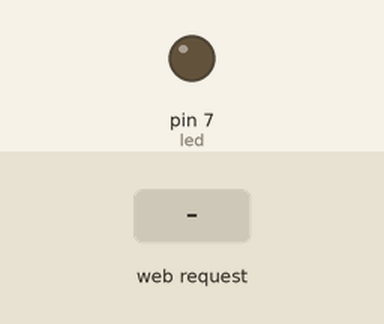
Recording of a sketch running on a simulated Arduino Uno, built for the host (arithmetic inside an expression is 32-bit, double 64-bit). On the bench: output pins drawn as LEDs (lit = HIGH). The inputs (shaded band) are chosen by the test bench.

Above: at 1.2 s.
1.3 s: HTTP request GET /?led=1 received
At 2.0 s:
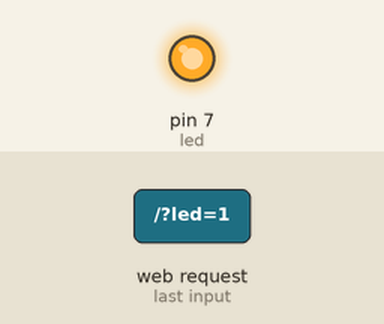
Timing chart, 0 to 4.3 s (numbered marks = the images above; inputs shaded):
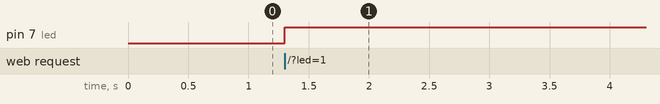

Measured:
- after the input at 1.3 s, pin 7 (led): LOW → HIGH at once

The sketch:

accensione_di_un_led_da_remoto.ino
```cpp
#include <Ethernet.h> //libreria ethernet
#include <SPI.h> //collabora con la libreria ethernet
#include <String.h> //gestione stringhe

byte mac[] = {0xDE, 0xAD, 0xBE, 0xEF, 0xFE, 0xED}; //indirisso fisico
byte ip[] = {192, 168, 1, 177}; //indirizzo ip locale
byte subnet[] = {255, 255, 255, 0}; //indirizzo subnet
byte gateway[] = {192, 168, 1, 1}; //indirizzo gateway
EthernetServer server(80); //imposto porta protocollo HTTP

int led = 7; //dichiarazione led
String ascoltatore; //dichiarazione stringa

void setup() {
  Ethernet.begin(mac, ip, gateway, subnet); //inizializzazione impostazioni
  pinMode(led, OUTPUT); //impostazione led come output
  ascoltatore=""; //inizializzazione stringa
}

void loop() {
  EthernetClient client = server.available(); //attendo l'arrivo di un client

  if (client) { //se c'è il cliente deve..

    while(client.connected()) {
      if(client.available()) {
        char c = client.read(); //..leggere i caratteri che invia
        ascoltatore.concat(c); //concatena i caratteri del client

        if (c == '\n') { //se arrivo a fine riga
           if(ascoltatore.indexOf("led=1")>0) { //controllo che nell'url ci sia led=1
            digitalWrite(led, HIGH); //se c'è accendo il led
           }
           else {
            digitalWrite(led, LOW); //altrimenti spengo il led
           }
        client.println("HTTP/1.1 200 OK"); //dico al client che è tutt'ok - standard http
        client.println("Content-Type: text/html"); //indico il formato - standard http
        client.println(); //necessario per non buggare
        client.println("<html>"); //inizio codice html
        client.println("<head><title>Accendi/Spegni led</title> <link rel='shortcut icon' type='image/x-icon' href='http://i44.servimg.com/u/f44/16/84/89/65/23570310.png' /></head>");
        client.println("<body><a href='/?led=1'>Accendi</a> - <a href='/?led=0'>Spegni</a></body");
        client.println("</html>"); //fine codice html
        client.stop(); //stop richieste dal client
        ascoltatore="";
        }
      }
    }
  }
}
```
